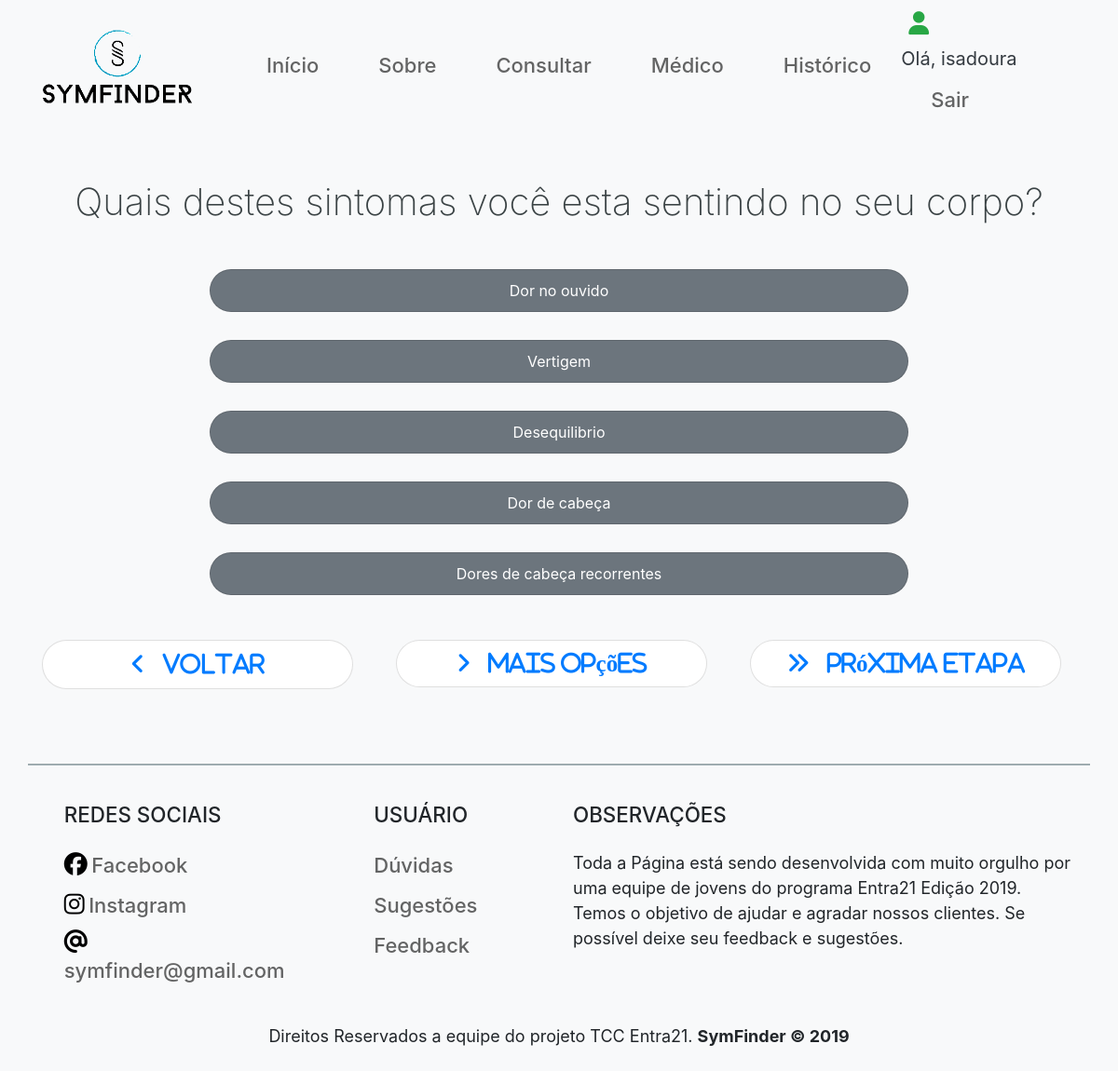
/etapa1.php?area=cabeca (signed in), run on the app's committed database.
### tables this page shows
CREATE TABLE `tb_sintomas` (
  `id` int(11) NOT NULL,
  `sintoma` varchar(255) DEFAULT NULL
);

### backend/etapa1_backend.php (called while the page is built)
<?php
	require_once('include/conexao.php');
	if (isset($_GET['area'])) {
		$area = $_GET['area'];
	} else {
		header('Location: erros.php');
	}
	if (isset($_GET['step'])) {
		$step = $_GET['step'];
	} else {
		$step = 0;
	}
	$sql = "SELECT s.sintoma AS sintoma, COUNT(*), s.id AS id FROM tb_ti_sin ti
				LEFT JOIN tb_sintomas s ON s.id = ti.fk_sin
				LEFT JOIN tb_tipos_incomodo i ON i.id = ti.fk_ti
				LEFT JOIN tb_partes_corpo p ON p.id = i.fk_parte_corpo ";
	if ($area == 'cabeca') {
		$sql .= "WHERE i.fk_parte_corpo = 4";
	} else if ($area == 'braco') {
		$sql .= "WHERE i.fk_parte_corpo = 1";
	} else if ($area == 'tronco') {
		$sql .= "WHERE i.fk_parte_corpo = 3";
	} else if ($area == 'perna') {
		$sql .= "WHERE i.fk_parte_corpo = 2";
	}
	$sql .= " GROUP BY ti.fk_sin
			 ORDER BY COUNT(*) DESC, sintoma ASC";
	if ($step == 0) {
		$sql .= " LIMIT 5";
	} else {
		$sql .= " LIMIT ".(($step*5) + 1).",5";
	}
		$querySintomas = mysqli_query($con, $sql);
	if ($step == 0) {
		$urlVoltar = "consulta.php";
	} else {
		$urlVoltar = "etapa1.php?area=".$area."&step=". ($step - 1);
	}
?>

### etapa1.php (the view, shortened to what this page needs)
<?php
	require_once('backend/etapa1_backend.php');
?>
<!DOCTYPE html>
<html>
<head>
	<link rel="stylesheet" href="https://stackpath.bootstrapcdn.com/bootstrap/4.3.1/css/bootstrap.min.css">
	<link rel="stylesheet" type="text/css" href="media/css/etapa1.css">
	<link rel="stylesheet" type="text/css" href="media/css/media.css">
</head>
<body class="bg-light">
	<?php require_once('include/header.php'); ?>
	<div class="container-fluid">
		<div class="container">
			<h2 class="text-center mb-5">Quais destes sintomas você esta sentindo no seu corpo?</h2>
			<?php while($resultadoSintomas = mysqli_fetch_array($querySintomas)) { ?>
				<div class="card cardd bg-secondary divCheck <?=(in_array($resultadoSintomas['id'], $_SESSION['opcao_selec'])) ? "bg-success" : '' ?>" data-id="<?=$resultadoSintomas['id']?>">
					<label for="check" class="text-center text-white" id="check"><?=$resultadoSintomas['sintoma']?></label>
				</div>
			<?php } ?>
			<div class="row mb-5 mt-5">
				<div class="col-lg-4 ">
					<a  class="navbar-brand card" href="<?=$urlVoltar?>" style="border-radius: 100px;">
						<i class="fas fa-angle-left nav-link text-center"
						data-whatever="@fat">   voltar</i>
					</a>
				</div>
				<?php if ($step < 2) { ?>
					<div class="col-lg-4 ">
						<a class="navbar-brand card p-1" href="?area=<?=$area?>&step=<?=($step+1)?>" style=" border-radius: 100px;">
							<i class="fas fa-angle-right nav-link text-center opcao"
							data-whatever="@fat">   mais opções</i>
						</a>
					</div>
				<?php } ?>
				<div class="col-lg-4 col-md-12 col-sm-12">
					<a  class="navbar-brand card p-1" href="etapa2.php?area=<?=$area?>&step=1" style=" border-radius: 100px;">
						<i class="fas fa-angle-double-right nav-link text-center"
						data-whatever="@fat">   próxima etapa</i>
					</a>
				</div>
			</div>
		</div>
	</div>
	<?php require_once('include/footer.php'); ?>
</body>
</html>

### media/css/etapa1.css (style rules this page uses)
.cardd { padding: 10px; margin-bottom: 15px !important; margin-top: 30px !important; margin: 280px; border-radius: 30px; }
label { margin-bottom: .0rem; }
h2 { font-size: 40px !important; color: rgb(59, 67, 69) !important; font-weight: 200 !important; margin-top: 50px !important; text-align: center !important; }

### media/css/media.css (style rules this page uses)
@media (min-width: 992px) and (max-width: 1200px) { .cardd { margin: 180px; } }

### media/css/header.css (style rules this page uses)
i { font-size: 25px !important; }

### data on the page
tb_sintomas: sintoma "Dor no ouvido"
tb_sintomas: sintoma "Vertigem"
tb_sintomas: sintoma "Desequilibrio"
tb_sintomas: sintoma "Dor de cabeça"
tb_sintomas: sintoma "Dores de cabeça recorrentes"

### other printed values
$_SESSION['nome_usuario'] "isadoura"
